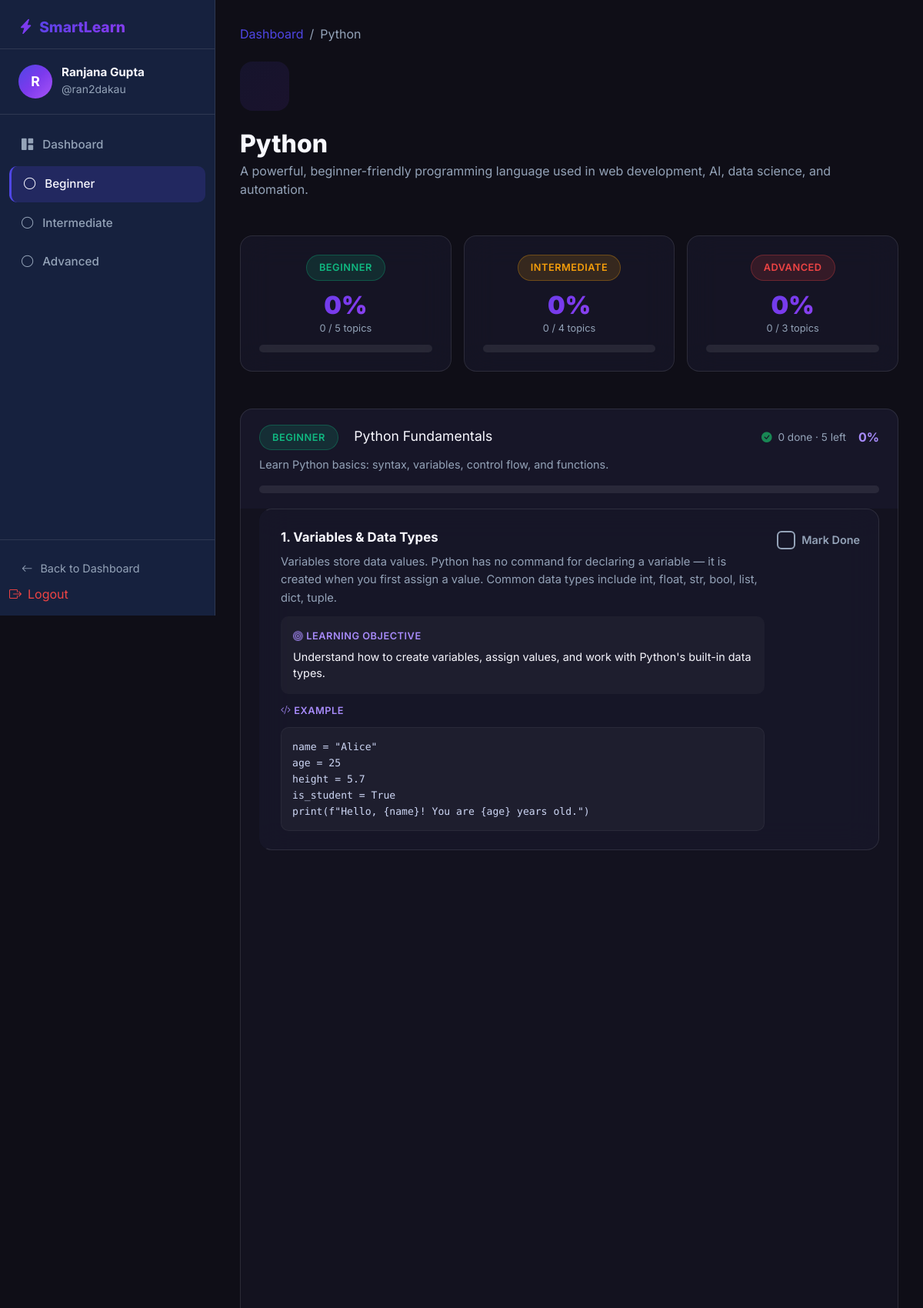
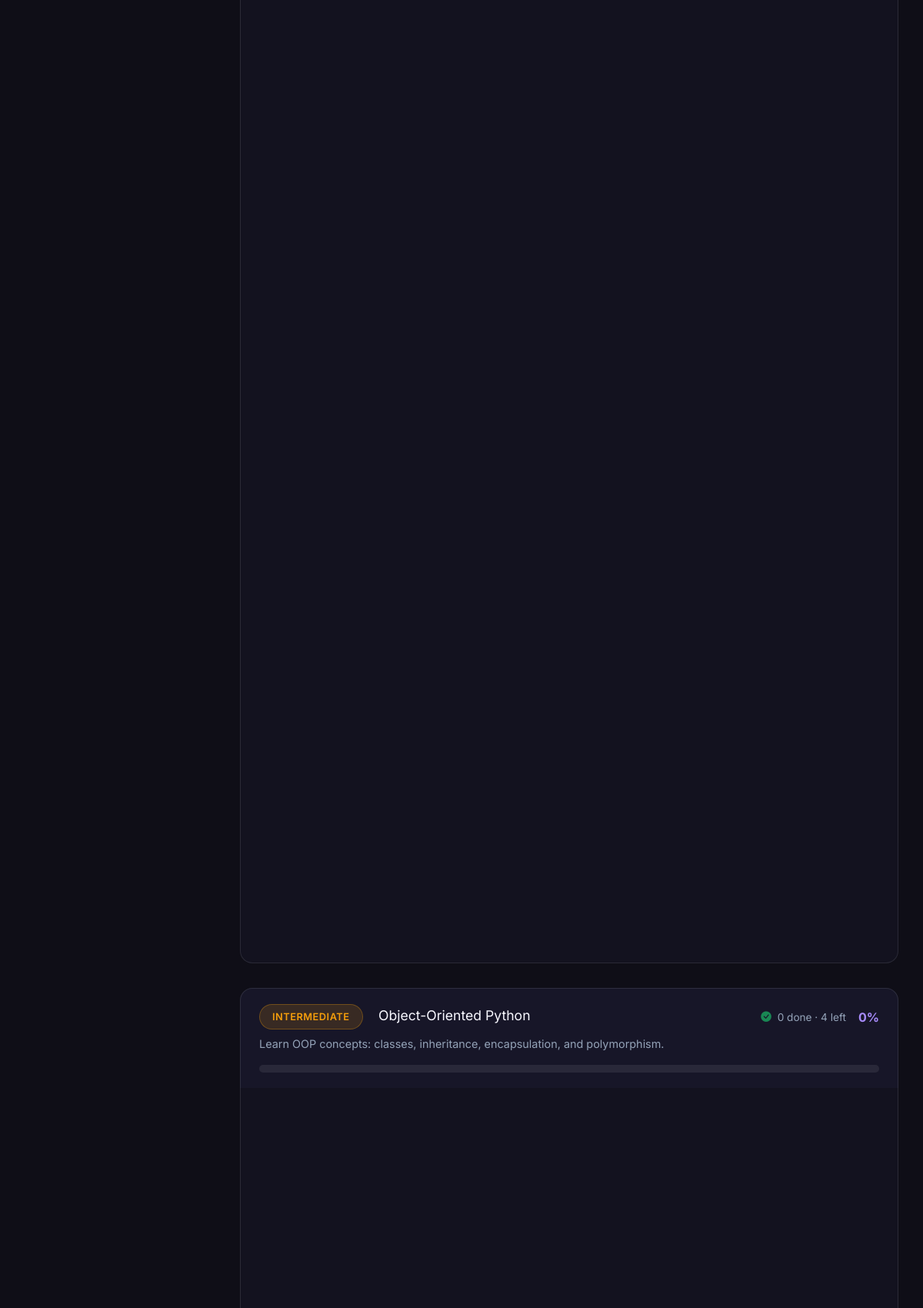
/technology/1/ (signed in, upper part), run on the app's committed database (2 pictures, top to bottom).
### learning/models.py (models this page shows, shortened)
class Roadmap(models.Model):
    LEVEL_CHOICES = [
        ('beginner', 'Beginner'),
        ('intermediate', 'Intermediate'),
        ('advanced', 'Advanced'),
    ]
    technology = models.ForeignKey(Technology, on_delete=models.CASCADE, related_name='roadmaps')
    level = models.CharField(max_length=20, choices=LEVEL_CHOICES)
    title = models.CharField(max_length=200)
    description = models.TextField()
    order = models.IntegerField(default=0)
    class Meta:
        ordering = ['order']

class Technology(models.Model):
    name = models.CharField(max_length=100)
    description = models.TextField()
    icon = models.CharField(max_length=50, default='code')
    color = models.CharField(max_length=20, default='primary')
    order = models.IntegerField(default=0)
    class Meta:
        ordering = ['order']
        verbose_name_plural = 'Technologies'

class Topic(models.Model):
    roadmap = models.ForeignKey(Roadmap, on_delete=models.CASCADE, related_name='topics')
    name = models.CharField(max_length=200)
    explanation = models.TextField()
    example = models.TextField()
    learning_objective = models.TextField()
    order = models.IntegerField(default=0)
    class Meta:
        ordering = ['order']

### learning/views.py (the view)
# urls.py: path('technology/<int:tech_id>/', views.technology_detail, name='technology_detail'),
@login_required
def technology_detail(request, tech_id):
    technology = get_object_or_404(Technology, id=tech_id)
    roadmaps = Roadmap.objects.filter(technology=technology).prefetch_related('topics')
    user = request.user
    roadmap_data = []
    for roadmap in roadmaps:
        topics_with_progress = []
        for topic in roadmap.topics.all():
            progress, _ = Progress.objects.get_or_create(user=user, topic=topic)
            topics_with_progress.append({
                'topic': topic,
                'progress': progress,
            })
        total = roadmap.topics.count()
        completed = Progress.objects.filter(user=user, topic__roadmap=roadmap, completed=True).count()
        percent = int((completed / total * 100)) if total > 0 else 0
        roadmap_data.append({
            'roadmap': roadmap,
            'topics_with_progress': topics_with_progress,
            'total': total,
            'completed': completed,
            'remaining': total - completed,
            'percent': percent,
        })
    context = {
        'technology': technology,
        'roadmap_data': roadmap_data,
    }
    return render(request, 'learning/technology_detail.html', context)

### smartlearning/templates/learning/technology_detail.html (shortened to what this page needs)
{% load static %}
<!DOCTYPE html>
<html lang="en">
<head>
    <link href="https://cdn.jsdelivr.net/npm/bootstrap@5.3.0/dist/css/bootstrap.min.css" rel="stylesheet">
    <link href="https://cdn.jsdelivr.net/npm/bootstrap-icons@1.11.0/font/bootstrap-icons.css" rel="stylesheet">
    <link href="{% static 'css/style.css' %}" rel="stylesheet">
</head>
<body>
<div class="dashboard-wrapper">
    <aside class="sidebar">
        <div class="sidebar-logo">
            <h5><i class="bi bi-lightning-charge-fill me-2" style="color:#7c3aed;-webkit-text-fill-color:#7c3aed"></i>SmartLearn</h5>
        </div>
        <div class="sidebar-user">
            <div class="user-avatar">{{ user.username|first|upper }}</div>
            <div>
                <h6>{{ user.get_full_name|default:user.username }}</h6>
                <small>@{{ user.username }}</small>
            </div>
        </div>
        <nav class="sidebar-nav">
            <a href="{% url 'dashboard' %}" class="sidebar-nav-item">
                <i class="bi bi-grid-1x2-fill"></i> Dashboard
            </a>
            {% for rd in roadmap_data %}
            <a href="#roadmap-{{ rd.roadmap.id }}" class="sidebar-nav-item {% if forloop.first %}active{% endif %}">
                <i class="bi bi-circle{% if rd.completed == rd.total and rd.total > 0 %}-fill{% endif %}" style="{% if rd.completed == rd.total and rd.total > 0 %}color:var(--success){% endif %}"></i>
                {{ rd.roadmap.get_level_display }}
            </a>
            {% endfor %}
        </nav>
        <div class="sidebar-bottom">
            <a href="{% url 'dashboard' %}"><i class="bi bi-arrow-left"></i> Back to Dashboard</a>
            <form method="post" action="{% url 'logout' %}" style="margin:0;padding:0;">
                <button type="submit" style="color:#ef4444;background:none;border:none;padding:0;cursor:pointer;display:flex;align-items:center;gap:0.5rem;width:100%;font-size:inherit;font-family:inherit;">
                    <i class="bi bi-box-arrow-right"></i> Logout
                </button>
            </form>
        </div>
    </aside>
    <main class="main-content">
        <nav aria-label="breadcrumb" class="mb-4">
            <ol class="breadcrumb">
                <li class="breadcrumb-item"><a href="{% url 'dashboard' %}">Dashboard</a></li>
                <li class="breadcrumb-item active">{{ technology.name }}</li>
            </ol>
        </nav>
        <div class="page-header d-flex align-items-start gap-4 flex-wrap">
            <div class="tech-icon-wrapper" style="width:64px;height:64px;font-size:28px;margin-bottom:0;flex-shrink:0">
            </div>
            <div>
                <h1>{{ technology.name }}</h1>
                <p>{{ technology.description }}</p>
            </div>
        </div>
        {% with total_all=0 completed_all=0 %}
        <div class="row g-3 mb-5">
            {% for rd in roadmap_data %}
            <div class="col-sm-4">
                <div class="glass-card p-4 text-center">
                    <span class="level-badge level-{{ rd.roadmap.level }} mb-3 d-inline-block">{{ rd.roadmap.get_level_display }}</span>
                    <div style="font-size:2rem;font-weight:900;background:var(--gradient);-webkit-background-clip:text;-webkit-text-fill-color:transparent;background-clip:text;line-height:1" data-roadmap-pct="{{ rd.roadmap.id }}">{{ rd.percent }}%</div>
                    <div style="font-size:0.8rem;color:var(--text-muted);margin:4px 0 12px">
                        <span data-roadmap-completed="{{ rd.roadmap.id }}">{{ rd.completed }}</span> / {{ rd.total }} topics
                    </div>
                    <div class="progress-wrap">
                    </div>
                </div>
            </div>
            {% endfor %}
        </div>
        {% endwith %}
        {% for rd in roadmap_data %}
        <div class="roadmap-section" id="roadmap-{{ rd.roadmap.id }}">
            <div class="roadmap-header">
                <div class="d-flex align-items-center justify-content-between flex-wrap gap-3">
                    <div>
                        <span class="level-badge level-{{ rd.roadmap.level }} me-3">{{ rd.roadmap.get_level_display }}</span>
                        <span class="fw-800" style="font-size:1.1rem">{{ rd.roadmap.title }}</span>
                    </div>
                    <div class="d-flex align-items-center gap-3">
                        <span style="font-size:0.85rem;color:var(--text-muted)">
                            <i class="bi bi-check-circle-fill text-success me-1"></i>
                            <span data-roadmap-completed="{{ rd.roadmap.id }}">{{ rd.completed }}</span> done ·
                            <span data-roadmap-remaining="{{ rd.roadmap.id }}">{{ rd.remaining }}</span> left
                        </span>
                        <span style="font-weight:700;color:var(--accent)" data-roadmap-pct="{{ rd.roadmap.id }}">{{ rd.percent }}%</span>
                    </div>
                </div>
                <p style="color:var(--text-muted);margin:8px 0 0;font-size:0.9rem">{{ rd.roadmap.description }}</p>
                <div class="progress-wrap mt-3">
                </div>
            </div>
            <div class="roadmap-body">
                {% for item in rd.topics_with_progress %}
                <div class="glass-card topic-card {% if item.progress.completed %}completed{% endif %}" id="topic-{{ item.topic.id }}">
                    <div class="d-flex align-items-start justify-content-between gap-3">
                        <div class="flex-grow-1">
                            <div class="topic-title">
                                <span>{{ forloop.counter }}. {{ item.topic.name }}</span>
                            </div>
                            <p style="color:var(--text-muted);font-size:0.92rem;line-height:1.6;margin-bottom:12px">{{ item.topic.explanation }}</p>
                            <div class="topic-section">
                                <div class="topic-section-label"><i class="bi bi-bullseye me-1"></i>Learning Objective</div>
                                <div style="color:var(--text-light);font-size:0.9rem">{{ item.topic.learning_objective }}</div>
                            </div>
                            <div style="margin-top:12px">
                                <div class="topic-section-label"><i class="bi bi-code-slash me-1"></i>Example</div>
                                <div class="topic-example">{{ item.topic.example }}</div>
                            </div>
                        </div>
                        <div style="flex-shrink:0;padding-top:4px">
                            <button class="checkbox-btn {% if item.progress.completed %}checked{% endif %}"
                                    data-topic-id="{{ item.topic.id }}"
                                    data-roadmap-id="{{ rd.roadmap.id }}"
                                    title="{% if item.progress.completed %}Mark incomplete{% else %}Mark complete{% endif %}">
                                <div class="checkbox-icon">
                                </div>
                                <span class="d-none d-sm-inline">{% if item.progress.completed %}Done{% else %}Mark Done{% endif %}</span>
                            </button>
                        </div>
                    </div>
                </div>
                {% endfor %}
            </div>
        </div>
        {% endfor %}
    </main>
</div>
</body>
</html>

### data on the page
Roadmap: roadmap.level "Beginner", roadmap.level "BEGINNER", {{ rd.roadmap.id }} 1 (drawn), percent "0", completed "0", total "5", roadmap "Python Fundamentals", remaining "5", roadmap.description "Learn Python basics: syntax, variables, control flow, and functions."
Roadmap: roadmap.level "Intermediate", roadmap.level "INTERMEDIATE", percent "0", completed "0", total "4", roadmap "Object-Oriented Python", remaining "4", roadmap.description "Learn OOP concepts: classes, inheritance, encapsulation, and polymorphism."
Roadmap: roadmap.level "Advanced", roadmap.level "ADVANCED", percent "0", completed "0", total "3"
Technology: name "Python", description "A powerful, beginner-friendly programming language used in web development, AI, data science, and automation."
Topic: topic.name "Variables & Data Types", topic.explanation "Variables store data values. Python has no command for declaring a variable — it is created when you first assign a value. Common data types include int, float, str, bool, list, dict, tuple.", topic.learning_objective "Understand how to create variables, assign values, and work with Python's built-in data types.", topic.example "name = \"Alice\" age = 25 height = 5.7 is_student = True print(f\"Hello, {name}! You are {age} years old.\")"

### other printed values
{{ user.username|first|upper }} "R"
{{ user.get_full_name|default:user.username }} "Ranjana Gupta"
{{ user.username }} "ran2dakau"
